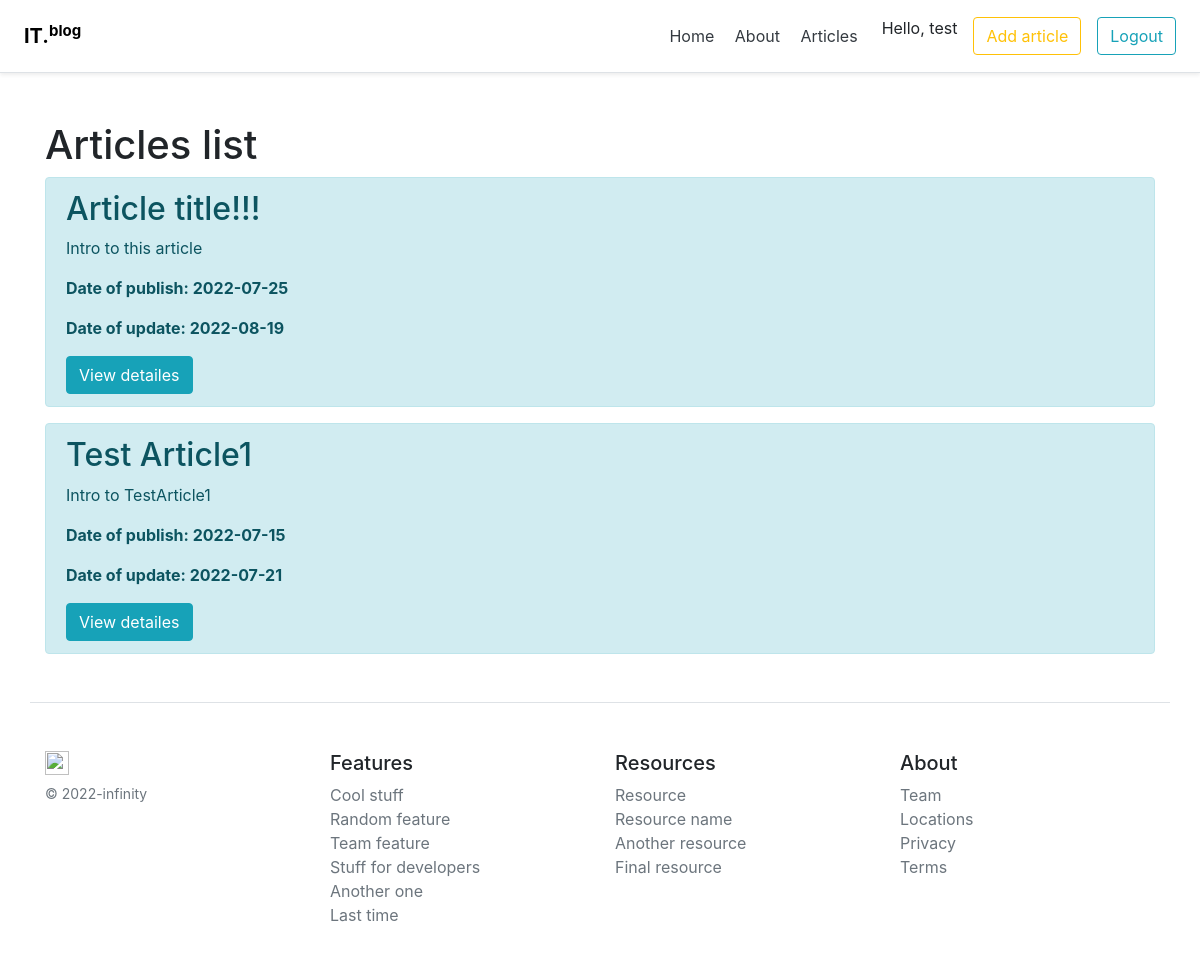
Screenshot of /posts (signed in) with the database file from the repository.
### users/models.py (models this page shows, shortened)
class User(UserMixin, Base):
    __tablename__ = 'user'
    id = Column(Integer, primary_key=True, autoincrement=True)
    username = Column(String(100), nullable=False, unique=True)
    passwd = Column(String(254), nullable=False)
    email = Column(String(100), nullable=False, unique=True)
    status = Column(Integer, ForeignKey('status.code'), default=1)
    register_date = Column(DateTime, default=OUR_TIME)
    dlm = Column(DateTime, default=OUR_TIME)
    ulm = Column(Integer, ForeignKey('user.id'))
    role_id = Column(Integer, ForeignKey('userrole.id'))
    user_hash = Column(String(254), nullable=True, default='')

### models.py (models this page shows, shortened)
class Article(Base):
    __tablename__ = 'article'
    id = Column(Integer, primary_key=True, autoincrement=True)
    user_id = Column(Integer, ForeignKey('user.id'), nullable=False)
    title = Column(String(100), nullable=False)
    intro = Column(String(300), nullable=False)
    text = Column(Text, nullable=False)
    status = Column(Integer, ForeignKey('status.code'), nullable=False, default=1)
    dlm = Column(DateTime, default=OUR_TIME)
    creation_date = Column(DateTime, default=OUR_TIME)

### routes.py (the view)
@app.route('/posts')
def posts():
    articles = db.session.query(Article).order_by(Article.dlm.desc()).all()
    return render_template('posts.html', articles=articles)

### app.py (called while the page is built)
@login_manager.user_loader
def load_user(user_id):
    from users.models import User
    return db.session.query(User).get(int(user_id))

### templates/posts.html (shortened to what this page needs)
{% extends 'base/base.html' %}
{% block body %}
    <div class="container mt-5">
        <h1> Articles list</h1>
        {% if articles|length > 0 %}
            {% for article in articles %}
                {% if article.status == 2 %}
                   <div class="alert alert-info">
                     <h2>{{ article.title }}</h2>
                     <p>{{ article.intro }}</p>
                     {% if article.dlm > article.creation_date %}
                        <p><strong>Date of publish: {{ article.creation_date.date() }}</strong></p>
                        <p><strong>Date of update: {{ article.dlm.date() }}</strong></p>
                     {% else %}
                        <p><strong>Date of publish: {{ article.creation_date.date() }}</strong></p>
                     {% endif %}
                     <a href="/posts/{{ article.id }}" class="btn btn-info">View detailes</a>
                   </div>
                {% endif %}
            {% endfor %}
        {% else %}
            <p>There is no articles yet</p>
        {% endif %}
    </div>
{% endblock %}

### templates/base/base.html (shortened to what this page needs)
<!doctype html>
<html lang="en">
<head>
    <link rel="stylesheet" href="/static/css/rating_style.css">
    <link rel="stylesheet" href="https://cdn.jsdelivr.net/npm/bootstrap@4.6.1/dist/css/bootstrap.min.css">
</head>
<body>
  <div class="d-flex flex-column flex-md-row align-items-center p-3 px-md-4 mb-3 bg-white border-bottom shadow-sm">
      <h5 class="my-0 mr-md-auto font-weight-normal"><a href="/" style="color: black"><strong>IT.<sup>blog</sup></strong></a></h5>
      <nav class="my-2 my-md-0 mr-md-3">
        <a class="p-2 text-dark" href="/">Home</a>
        <a class="p-2 text-dark" href="/about">About</a>
        <a class="p-2 text-dark" href="/posts">Articles</a>
      </nav>
      {% if current_user.is_authenticated %}
        <p class="mr-3">Hello, {{ current_user.username }}</p>
        <a class="btn btn-outline-warning mr-3" href="/add-article">Add article</a>
        <a class="btn btn-outline-info" href="{{ url_for('users.logout') }}">Logout</a>
      {% else %}
        <a class="btn btn-outline-info" href="{{ url_for('users.login') }}" >Login</a>
      {% endif %}
    </div>
{% block body %}{% endblock %}
<footer class="container pt-4 my-md-5 pt-md-5 border-top">
    <div class="row">
      <div class="col-12 col-md">
        <img class="mb-2" src="/docs/4.3/assets/brand/bootstrap-solid.svg" alt="" width="24" height="24">
        <small class="d-block mb-3 text-muted">© 2022-infinity</small>
      </div>
      <div class="col-6 col-md">
        <h5>Features</h5>
        <ul class="list-unstyled text-small">
          <li><a class="text-muted" href="#">Cool stuff</a></li>
          <li><a class="text-muted" href="#">Random feature</a></li>
          <li><a class="text-muted" href="#">Team feature</a></li>
          <li><a class="text-muted" href="#">Stuff for developers</a></li>
          <li><a class="text-muted" href="#">Another one</a></li>
          <li><a class="text-muted" href="#">Last time</a></li>
        </ul>
      </div>
      <div class="col-6 col-md">
        <h5>Resources</h5>
        <ul class="list-unstyled text-small">
          <li><a class="text-muted" href="#">Resource</a></li>
          <li><a class="text-muted" href="#">Resource name</a></li>
          <li><a class="text-muted" href="#">Another resource</a></li>
          <li><a class="text-muted" href="#">Final resource</a></li>
        </ul>
      </div>
      <div class="col-6 col-md">
        <h5>About</h5>
        <ul class="list-unstyled text-small">
          <li><a class="text-muted" href="#">Team</a></li>
          <li><a class="text-muted" href="#">Locations</a></li>
          <li><a class="text-muted" href="#">Privacy</a></li>
          <li><a class="text-muted" href="#">Terms</a></li>
        </ul>
      </div>
    </div>
  </footer>
</body>
</html>

### rows the page displays
User: username "test"
Article: title "Article title!!!", intro "Intro to this article", creation_date "2022-07-25", dlm "2022-08-19"
Article: title "Test Article1", intro "Intro to TestArticle1", creation_date "2022-07-15", dlm "2022-07-21"
